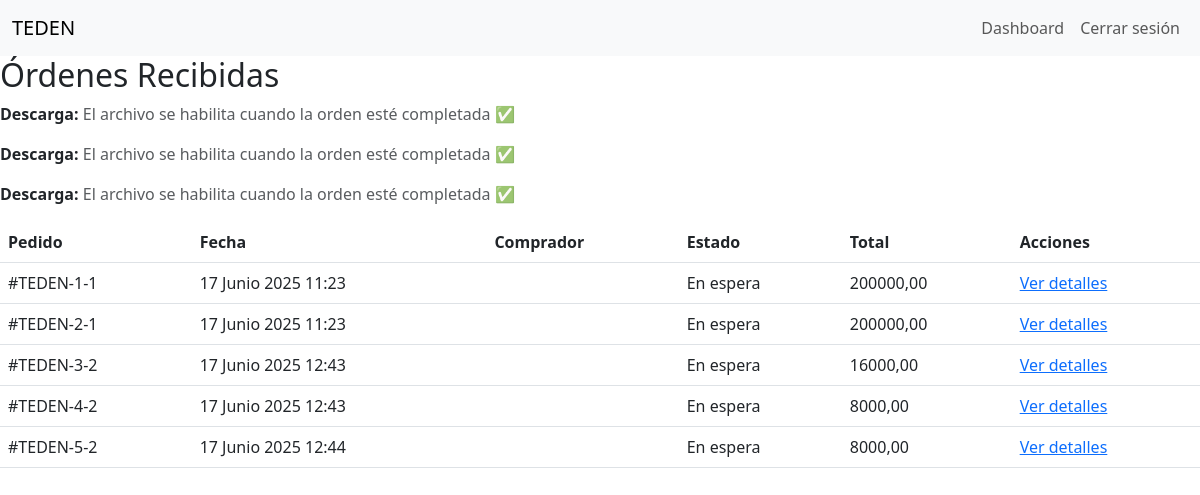
Screenshot of /ordenes/ (signed in) with the database file from the repository.
### orders/models.py (models this page shows, shortened)
class Order(models.Model):
    STATUS_CHOICES = [
        ('pending', 'En espera'),
        ('processing', 'Procesando'),
        ('completed', 'Completado'),
        ('cancelled', 'Cancelado'),
    ]
    buyer = models.ForeignKey(
        settings.AUTH_USER_MODEL,
        on_delete=models.CASCADE,
        related_name='orders_as_buyer'
    )
    seller = models.ForeignKey(
        settings.AUTH_USER_MODEL,
        on_delete=models.CASCADE,
        related_name='orders_as_seller'
    )
    product = models.ForeignKey(Product, on_delete=models.CASCADE)
    quantity = models.PositiveIntegerField(default=1)
    total_price = models.DecimalField(max_digits=10, decimal_places=2)  # Se mantiene
    order_number = models.CharField(max_length=100, unique=True)
    status = models.CharField(max_length=20, choices=STATUS_CHOICES, default='pending')
    created_at = models.DateTimeField(auto_now_add=True)
    billing_info = models.ForeignKey('cart.BillingInfo', on_delete=models.SET_NULL, null=True, blank=True)

### orders/views.py (the view)
# urls.py: path('ordenes/', views.seller_orders, name='seller_orders'),
@login_required
def seller_orders(request):
    print("ROL:", request.user.role)
    print("USER:", request.user.username)
    orders = Order.objects.filter(seller=request.user)
    print("ÓRDENES:", orders.count())
    return render(request, 'orders/seller_orders.html', {'orders': orders})

### orders/templates/orders/seller_orders.html
{% extends 'users/base.html' %}
{% block content %}
<h2>Órdenes Recibidas</h2>
<table class="table">
    <thead>
        <tr>
            <th>Pedido</th>
            <th>Fecha</th>
            <th>Comprador</th>
            <th>Estado</th>
            <th>Total</th>
            <th>Acciones</th>
        </tr>
    </thead>
    <tbody>
        {% for order in orders %}
        <tr>
            <td>#{{ order.order_number }}</td>
            <td>{{ order.created_at }}</td>
            <td>{{ order.buyer.get_full_name }}</td>
            <td>{{ order.get_status_display }}</td>
            <td>{{ order.total_price }}</td>
            {% if order.status == 'completed' and order.product.file %}
                <p><strong>Descarga:</strong>
                <a href="{{ order.product.file.url }}" class="btn btn-sm btn-outline-primary" download>
                    📥 Descargar archivo
                </a>
                </p>
            {% elif order.status != 'completed' and order.product.file %}
                <p><strong>Descarga:</strong> <span class="text-muted">El archivo se habilita cuando la orden esté completada ✅</span></p>
            {% endif %}
            <td>
                <a href="{% url 'order_detail' order.order_number %}">Ver detalles</a>
            </td>
        </tr>
        {% empty %}
        <tr><td colspan="6">No hay órdenes aún.</td></tr>
        {% endfor %}
    </tbody>
</table>
{% endblock %}

### rows the page displays
Order: order_number "TEDEN-1-1", created_at "17 Junio 2025 11:23", status "En espera", total_price "200000,00"
Order: order_number "TEDEN-2-1", created_at "17 Junio 2025 11:23", status "En espera", total_price "200000,00"
Order: order_number "TEDEN-3-2", created_at "17 Junio 2025 12:43", status "En espera", total_price "16000,00", shows "Descarga:"
Order: order_number "TEDEN-4-2", created_at "17 Junio 2025 12:43", status "En espera", total_price "8000,00", shows "Descarga:"
Order: order_number "TEDEN-5-2", created_at "17 Junio 2025 12:44", status "En espera", total_price "8000,00", shows "Descarga:"
